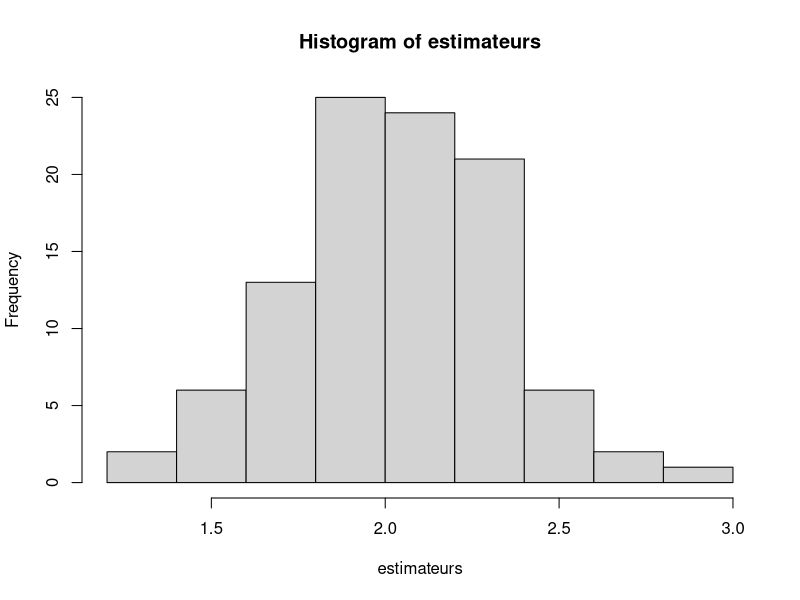

Write the R code that produced this figure. (Note: a time limit stopped this script after it produced the figure.)
## ---- chunk 1
knitr::opts_chunk$set(echo = TRUE)
## ---- chunk 2
n = 10
moyenne = 2
sigma = 1

log_v = function(X, mu, sig){
  return(sum(log(dnorm(X, mu, sig))))
}
#echantillon
normale <- rnorm(n,moyenne,sigma)

#estimateur
estimateur <- optim(c(1,1), function(theta) -log_v(normale, theta[1], theta[2]))

#calcul de Xn et Sn
Xn <- mean(normale)
Sn <- 0
for(x in normale){
  Sn <- Sn + (x - Xn)**2
}
Sn <- sqrt(1/(n-1) * Sn)

#intercalle de Student de degré n-1
intervalle_de_student <- c(Xn - Sn/sqrt(n)*qt(0.975, n-1), 
                           Xn + Sn/sqrt(n)*qt(0.975, n-1))

#intervalle de confiance asymptotique
intervalle_normalite_asymptotique <- c(Xn - Sn/sqrt(n)*qnorm(0.975), 
                                       Xn + Sn/sqrt(n)*qnorm(0.975))

intervalle_de_student
intervalle_normalite_asymptotique

## ---- chunk 3
student_score = 0
asymptotique_score = 0
estimateurs <- c()

for(i in 1:100){
  normale <- rnorm(n,moyenne,sigma)
  estimateur <- optim(c(1,1), function(theta) -log_v(normale, theta[1], theta[2]))
  estimateurs <- c(estimateurs, estimateur$par[1])
  Xn <- mean(normale)
  Sn <- 0
  for(x in normale){
    Sn <- Sn + (x - Xn)**2
  }
  Sn <- sqrt(1/(n-1) * Sn)
  student <- c(Xn - Sn/sqrt(n)*qt(0.975, n-1), Xn + Sn/sqrt(n)*qt(0.975, n-1))
  asymptotique <- c(Xn - Sn/sqrt(n)*qnorm(0.975), Xn + Sn/sqrt(n)*qnorm(0.975))
  if(asymptotique[1] <= moyenne && moyenne <= asymptotique[2]){
    asymptotique_score <- asymptotique_score + 1
  }
  if(student[1] <= moyenne && moyenne <= student[2]){
    student_score <- student_score + 1
  }
}
student_score
asymptotique_score
hist(estimateurs)
## ---- chunk 4
student_score = 0
asymptotique_score = 0

for(n in c(20,50,100)){
  student_score <- 0
  asymptotique_score <- 0
  for(i in 1:100){
    normale <- rnorm(n,moyenne,sigma)
    Xn <- mean(normale)
    Sn <- 0
    for(x in normale){
      Sn <- Sn + (x - Xn)**2
    }
    Sn <- sqrt(1/(n-1) * Sn)
    student <- c(Xn - Sn/sqrt(n)*qt(0.975, n-1), Xn + Sn/sqrt(n)*qt(0.975, n-1))
    asymptotique <- c(Xn - Sn/sqrt(n)*qnorm(0.975), Xn + Sn/sqrt(n)*qnorm(0.975))
    if(asymptotique[1] <= moyenne && moyenne <= asymptotique[2]){
      asymptotique_score <- asymptotique_score + 1
    }
    if(student[1] <= moyenne && moyenne <= student[2]){
      student_score <- student_score + 1
    }
  }
  print(paste("n=", n))
  print(paste("score student : ", student_score))
  print(paste("score normalité asymptotique : ", asymptotique_score))
}
## ---- chunk 5
a = 1.5
b = 3
n = 10
weibull <- rweibull(n,a,b)
logv_Weibull = function(X,theta){return(sum(log(dweibull(X,theta[1], theta[2]))))}
theta_chapeau <- optim(c(1,1), function(theta) -logv_Weibull(weibull,theta))

epsilon <- c()
for (i in 1:2) {
  epsilon <- c(epsilon, runif(1, 10^-6, 10^-5))
}
#Creation des li
li_creation = function(x){
  li <- c()
  for (i in 1:2) {
    if (i == x){
      li <- c(li, 1)
    }
    else{
      li <- c(li, 0)
    }
  }
  return(li)
}

l <- c()
for (i in 1:2) {
  l<-c(l,li_creation(i))
}
l = matrix(l, nrow = 2)
elements <- c()
#Creation de la matrice de covariance
for (i in 1:2) {
  for (j in 1:2){
    x<-(logv_Weibull(weibull,theta_chapeau$par+epsilon[i]*l[i,]+epsilon[j]*l[j,])
     -logv_Weibull(weibull,theta_chapeau$par+epsilon[i]*l[i,])
     -logv_Weibull(weibull,theta_chapeau$par+epsilon[j]*l[j,])
     +logv_Weibull(weibull,theta_chapeau$par))
    y <- epsilon[i]*epsilon[j]
    elements <- c(elements, x/y)
  }
}
H_theta = matrix(elements, nrow = 2)
#Opposé de l'inverse de H_theta
M_weibull = (-1/(H_theta[1, 1]*H_theta[2, 2] - H_theta[1, 2]*H_theta[2, 1]))* 
  matrix(c(H_theta[2, 2],-H_theta[1, 2],-H_theta[2, 1],H_theta[1, 1]), nrow = 2)

#intervalle de confiance asymptotique

normal_asympto_a <- c(theta_chapeau$par[1] - (M_weibull[1,1]/sqrt(n))*qnorm(0.975),
                     theta_chapeau$par[1] + (M_weibull[1,1]/sqrt(n))*qnorm(0.975))
#intervalle de confiance pour a
normal_asympto_a

normal_asympto_b <- c(theta_chapeau$par[2] - (M_weibull[2,2]/sqrt(n))*qnorm(0.975), 
                     theta_chapeau$par[2] + (M_weibull[2,2]/sqrt(n))*qnorm(0.975))
#intervalle de confiance pour b
normal_asympto_b
## ---- chunk 6
a = 1.5
b = 3
n= 10
asymptotique_a_score = 0
asymptotique_b_score = 0
n = 10
for (i in 1:100){
  #calcul de la matrice covariance
  weibull <- rweibull(n,a,b)
  theta_chapeau <- optim(c(1,1), function(theta) -logv_Weibull(weibull,theta))
  epsilon <- c()
  for (i in 1:2) {
    epsilon <- c(epsilon, runif(1, 10^-7, 10^-6))
  }
  elements <- c()
  #Creation de la matrice de covariance
  for (i in 1:2) {
    for (j in 1:2){
      x<-(logv_Weibull(weibull,theta_chapeau$par+epsilon[i]*l[i,]+epsilon[j]*l[j,])
       -logv_Weibull(weibull,theta_chapeau$par+epsilon[i]*l[i,])
       -logv_Weibull(weibull,theta_chapeau$par+epsilon[j]*l[j,])
       +logv_Weibull(weibull,theta_chapeau$par))
      y <- epsilon[i]*epsilon[j]
      elements <- c(elements, x/y)
    }
  }
  H_theta = matrix(elements, nrow = 2)
  M_weibull = (-1/(H_theta[1, 1]*H_theta[2, 2] - H_theta[1, 2]*H_theta[2, 1]))* 
    matrix(c(H_theta[2, 2],-H_theta[1, 2],-H_theta[2, 1],H_theta[1, 1]), nrow = 2)

  asymptotique_a <- c(theta_chapeau$par[1] - (M_weibull[1,1]/sqrt(n))*qnorm(0.975), 
                                       theta_chapeau$par[1] + (M_weibull[1,1]/
                                                          sqrt(n))*qnorm(0.975))
  asymptotique_b <- c(theta_chapeau$par[2] - (M_weibull[2,2]/sqrt(n))*qnorm(0.975), 
                                       theta_chapeau$par[2] + (M_weibull[2,2]/
                                                          sqrt(n))*qnorm(0.975))
                  

  if(!is.nan(asymptotique_a[1]) && !is.nan(asymptotique_a[2])){
    if(asymptotique_a[1] <= a && a <= asymptotique_a[2]){
        asymptotique_a_score <- asymptotique_a_score + 1
    }
  }
  
  if(!is.nan(asymptotique_b[1]) && !is.nan(asymptotique_b[2])){
    if(asymptotique_b[1] <= b && b <= asymptotique_b[2]){
        asymptotique_b_score <- asymptotique_b_score + 1
    }
  }
}
#Nombre de présence de a dans l'intervalle asymptotique
asymptotique_a_score
#Nombre de présence de a dans l'intervalle asymptotique
asymptotique_b_score
## ---- chunk 7
a = 1.5
b = 3
asymptotique_a_score = 0
asymptotique_b_score = 0
for (n in c(20,50,100)){
  for (i in 1:100){
    #calcul de la matrice covariance
    weibull <- rweibull(n,a,b)
    theta_chapeau <- optim(c(1,1), function(theta) -logv_Weibull(weibull,theta))
    epsilon <- c()
    for (i in 1:2) {
      epsilon <- c(epsilon, runif(1, 10^-6, 10^-5))
    }
    elements <- c()
    for (i in 1:2) {
      for (j in 1:2){
        x<-(logv_Weibull(weibull,theta_chapeau$par+epsilon[i]*l[i,]+epsilon[j]*l[j,])
         -logv_Weibull(weibull,theta_chapeau$par+epsilon[i]*l[i,])
         -logv_Weibull(weibull,theta_chapeau$par+epsilon[j]*l[j,])
         +logv_Weibull(weibull,theta_chapeau$par))
        y <- epsilon[i]*epsilon[j]
        elements <- c(elements, x/y)
      }
    }
    H_theta = matrix(elements, nrow = 2)
    M_weibull = (-1/(H_theta[1, 1]*H_theta[2, 2] - H_theta[1, 2]*H_theta[2, 1]))* 
      matrix(c(H_theta[2, 2],-H_theta[1, 2],-H_theta[2, 1],H_theta[1, 1]), nrow = 2)
  
    asymptotique_a <- c(theta_chapeau$par[1] - (M_weibull[1,1]/sqrt(n))*qnorm(0.975), 
                                         theta_chapeau$par[1] + (M_weibull[1,1]/
                                                            sqrt(n))*qnorm(0.975))
    asymptotique_b <- c(theta_chapeau$par[2] - (M_weibull[2,2]/sqrt(n))*qnorm(0.975), 
                                                            theta_chapeau$par[2] + 
                                            (M_weibull[2,2]/sqrt(n))*qnorm(0.975))
  
  
    
  
    if(!is.nan(asymptotique_a[1]) && !is.nan(asymptotique_a[2])){
      if(asymptotique_a[1] <= a && a <= asymptotique_a[2]){
          asymptotique_a_score <- asymptotique_a_score + 1
      }
    }
    
    if(!is.nan(asymptotique_b[1]) && !is.nan(asymptotique_b[2])){
      if(asymptotique_b[1] <= b && b <= asymptotique_b[2]){
          asymptotique_b_score <- asymptotique_b_score + 1
      }
    }
  }
  print(paste("n = ",n))
  print(paste("asymptotique_a_score", asymptotique_a_score))
  print(paste("asymptotique_b_score", asymptotique_b_score))
}

## ---- chunk 8
alpha = 2
beta = 2
phi = alpha/beta
n = 200
gamma <- rgamma(n, alpha, beta)

log_vgamma = function(X, a, b){
  return(sum(log(dgamma(X, a, b))))
}
g = function(X){return(X[1]/X[2])}

epsilon <- c(runif(1, 10^-8, 10^-7), runif(1, 10^-8, 10^-7))

estim <- optim(c(1,1),function(theta) -log_vgamma(gamma, theta[1], theta[2]))

deltag <- matrix(c((g(estim$par + epsilon[1]*l[1,]) - g(estim$par))/epsilon[1],
                  (g(estim$par + epsilon[2]*l[2,]) - g(estim$par))/epsilon[2]), 
                 nrow = 1)

fisher <- matrix(c(trigamma(estim$par[1]), -1/estim$par[2], 
                -1/estim$par[2], estim$par[1]/estim$par[2]**2), nrow = 2)

invers_fisher <- (1/(fisher[1,1]*fisher[2,2] - fisher[1,2]*fisher[2,1])) * 
  matrix(c(fisher[2,2], -fisher[1,2], -fisher[2,1], fisher[1,1]), nrow = 2)


M_gamma=-invers_fisher
estim_phi = g(estim$par)

ecart_type_estimateur <- sqrt(deltag%*%invers_fisher%*%t(deltag))

#intervalle de confiance asymptotique

normal_asympto_phi <- c( estim_phi - (ecart_type_estimateur**2/sqrt(n))*qnorm(0.975),
                       estim_phi + (ecart_type_estimateur**2/sqrt(n))*qnorm(0.975))

estim_phi
ecart_type_estimateur
normal_asympto_phi
## ---- chunk 9
x0 = 10
alpha = 0.1
parm = c(x0,alpha)
cauchy <- rcauchy(n,10,0.1)

log_vcauchy = function(X, a, b){
  return(sum(log(dcauchy(X, a, b))))
}

epsilon <- c(runif(1, 10^-8, 10^-7), runif(1, 10^-8, 10^-7))

estim <- optim(c(1,1),function(theta) -log_vcauchy(gamma, theta[1], theta[2]))

#Pour P(X>100)
g = function(X){return(pcauchy(100,X[1],X[2],lower.tail = FALSE))}
deltag <- matrix(c((g(estim$par + epsilon[1]*l[1,]) - g(estim$par))/epsilon[1],
                  (g(estim$par + epsilon[2]*l[2,]) - g(estim$par))/epsilon[2]), 
                 nrow = 1)

fisher <- matrix(c(1/2*estim$par[1],0,0,1/2*estim$par[1]),nrow=2)

invers_fisher <- (1/(fisher[1,1]*fisher[2,2] - fisher[1,2]*fisher[2,1])) * 
  matrix(c(fisher[2,2], -fisher[1,2], -fisher[2,1], fisher[1,1]), nrow = 2)

M_cauchy = -invers_fisher
estim_phi = g(estim$par)
ecart_type_estimateur <- sqrt(deltag%*%invers_fisher%*%t(deltag))

ecart_type_estimateur
estim_phi

#Pour P(X<=x)=0.99
g = function(X){return(qcauchy(0.99))}
deltag <- matrix(c((g(estim$par + epsilon[1]*l[1,]) - g(estim$par))/epsilon[1],
                  (g(estim$par + epsilon[2]*l[2,]) - g(estim$par))/epsilon[2]), 
                 nrow = 1)

fisher <- matrix(c(1/2*estim$par[1],0,0,1/2*estim$par[1]),nrow=2)

invers_fisher <- (1/(fisher[1,1]*fisher[2,2] - fisher[1,2]*fisher[2,1])) * 
  matrix(c(fisher[2,2], -fisher[1,2], -fisher[2,1], fisher[1,1]), nrow = 2)

M_cauchy = -invers_fisher
estim_phi = g(estim$par)
ecart_type_estimateur <- sqrt(deltag%*%invers_fisher%*%t(deltag))

ecart_type_estimateur
estim_phi
## ---- chunk 10
theta_0=3
N=200 #Taille des échantillons réels et répliqués

#Echantillon de base réutilisé dans les bootstraps
echantillon_x=rnorm(N,theta_0, 1)
print(paste("Echantillon normale de paramètre theta =",
            theta_0, ", de taille N=", N));
## ---- chunk 11
intervalle_confiance_param = function(M, estimation_theta_0){
  EMV_i_param=c()
  #On simule M échantillons à partir de l'estimation du paramètre
  for(i in 1:M)
  {
    #x_i simulé
    simulation_i=rnorm(N, estimation_theta_0, 1)
    #On calcule l'EMV correspondant à la ieme simulation
    EMV_i=max(mean(simulation_i), 0)
    EMV_i_param=c(EMV_i_param, EMV_i)
  }
  #On cherche ensuite les quantiles 2,5% et 97,5% de EMV_i
  res_parametrique=quantile(EMV_i_param, c(0.025, 0.975))
  #Le résultat est l'intervalle de confiance
  c(res_parametrique[["2.5%"]], res_parametrique[["97.5%"]])
}

#Il faut d'abord estimer par l'EMV le paramètre réel theta_0
EMV_0=max(mean(echantillon_x), 0)
M=2000
intervalle_param=intervalle_confiance_param(M, EMV_0)
print(paste("Intervalle de confiance à 95% (paramétrique) : [",
            intervalle_param[1],";",intervalle_param[2],"]"))
## ---- chunk 12
intervalle_confiance_non_param = function(M, enchantillon_x0){
  EMV_i_nonparam=c()
  for(i in 1:M)
  {
    #x_i simulé
    simulation_i=sample(enchantillon_x0, size=N,replace=T)
    #On calcule l'EMV correspondant à la ieme simulation
    EMV_i=max(mean(simulation_i), 0)
    EMV_i_nonparam=c(EMV_i_nonparam, EMV_i)
  }
  #On cherche ensuite les quantiles 2,5% et 97,5% de EMV_i
  res_nonparametrique=quantile(EMV_i_nonparam, c(0.025, 0.975))
  #Le résultat est l'intervalle de confiance
  c(res_nonparametrique[["2.5%"]], res_nonparametrique[["97.5%"]])
}

M=2000
intervalle_non_param=intervalle_confiance_non_param(M, echantillon_x)
print(paste("Intervalle de confiance à 95% (non paramétrique) : [",
            intervalle_non_param[1],";",intervalle_non_param[2],"]"))
## ---- chunk 13
#On calcule l'étendue de 10 intervalles de confiance et leur variance
etendue_parametrique_list=c()
for(i in 1:10)
{
  new_intervalle_param=intervalle_confiance_param(M, EMV_0)
  
  etendue_parametrique=abs(new_intervalle_param[2]-new_intervalle_param[1])
  etendue_parametrique_list=c(etendue_parametrique_list, etendue_parametrique)
}

etendue_nonparametrique_list=c()
for(i in 1:10)
{
  new_intervalle_nonparam=intervalle_confiance_non_param(M, echantillon_x)
  
  etendue_nonparametrique=
    abs(new_intervalle_nonparam[2]-new_intervalle_nonparam[1])
  etendue_nonparametrique_list=
    c(etendue_nonparametrique_list, etendue_nonparametrique)
}

variance_etendue_parametrique=var(etendue_parametrique_list)
variance_etendue_nonparametrique=var(etendue_nonparametrique_list)

print(paste("Variance étendue (param)", variance_etendue_parametrique))
print(paste("Variance étendue (non-param)", variance_etendue_nonparametrique))
## ---- chunk 14
N=200
alpha=2
beta=2
## ---- chunk 15
#On écrit la log vraisemblance de la loi gamma
logv_gamma=function(echantillonX, a, b){
  return(sum(log(dgamma(echantillonX, shape=a, scale=b))))
}
intervalle_confiance_asymptotique_gamma=function(echantillon){
  #On cherche le max de vraisemblance de la loi gamma
  EMV_gamma=optim(c(1, 1),
                  function(theta) -logv_gamma(echantillon,
                                              theta[1], theta[2]))$par
  alpha_estime=EMV_gamma[1]
  beta_estime=EMV_gamma[2]
  #On écrit ensuite les quantités nécessaires de la matrice inverse
  #de l'information de fisher en les paramètres estimés
  coeff_alpha=(beta_estime**2) / (trigamma(alpha_estime)*alpha_estime-1) * 
    alpha_estime/(beta_estime**2)
  coeff_beta=trigamma(alpha_estime)
  
  phi_estime=alpha_estime/beta_estime
  
  #Et on retourne l'intervalle de confiance
  c(phi_estime - coeff_alpha/(coeff_beta*sqrt(N)*qnorm(0.975)), 
    phi_estime + coeff_alpha/(coeff_beta*sqrt(N)*qnorm(0.975)))
}
## ---- chunk 16
intervalle_confiance_param_gamma =
  function(M, estimation_alpha, estimation_beta){
  phi_i_param=c()
  #On simule M échantillons à partir de l'estimation du paramètre
  for(i in 1:M)
  {
    #x_i simulé
    simulation_i=rgamma(N, shape=estimation_alpha, scale=estimation_beta)
    #On calcule l'EMV correspondant à la ieme simulation
    EMV_i=optim(c(1, 1), function(theta) -logv_gamma(simulation_i,
                                                     theta[1], theta[2]))$par
    #On calcule phi estimé
    alpha_i=EMV_i[1]
    beta_i=EMV_i[2]
    phi_i_param=c(phi_i_param, alpha_i/beta_i)
  }
  #On cherche ensuite les quantiles 2,5% et 97,5% de EMV_i
  res_parametrique_phi=quantile(phi_i_param, c(0.025, 0.975))
  #Le résultat est l'intervalle de confiance
  c(res_parametrique_phi[["2.5%"]], res_parametrique_phi[["97.5%"]])
}
## ---- chunk 17
intervalle_confiance_nonparam_gamma = function(M, echantillon_x0){
  phi_i_nonparam=c()
  #On simule M échantillons à partir de l'estimation du paramètre
  for(i in 1:M)
  {
    N=length(echantillon_x0)
    #x_i simulé
    simulation_i=sample(echantillon_x0, size=N,replace=T)
    #On calcule l'EMV correspondant à la ieme simulation
    EMV_i=optim(c(1, 1), function(theta) -logv_gamma(simulation_i,
                                                     theta[1], theta[2]))$par
    #On calcule phi estimé
    alpha_i=EMV_i[1]
    beta_i=EMV_i[2]
    phi_i_nonparam=c(phi_i_nonparam, alpha_i/beta_i)
  }
  #On cherche ensuite les quantiles 2,5% et 97,5% de EMV_i
  res_nonparametrique_phi=quantile(phi_i_nonparam, c(0.025, 0.975))
  #Le résultat est l'intervalle de confiance
  c(res_nonparametrique_phi[["2.5%"]], res_nonparametrique_phi[["97.5%"]])
}
## ---- chunk 18
contains=function(x, intervalle)
{
  return(x>=intervalle[1] && x<= intervalle[2])
}
Essais=30
M=600
print(paste("On évalue la couverture sur", Essais,
            "intervalle(s) de confiance"))
couv_asymp=0
couv_param=0
couv_nonparam=0
phi_reel=alpha/beta
for(j in 1:Essais)
{
  echantillon_j=rgamma(N, shape=alpha, scale=beta)
  #On calcule l'EMV pour préparer l'intervalle par bootstrap paramétrique
  EMV_0=optim(c(1, 1), function(theta) -logv_gamma(echantillon_j,
                                                   theta[1], theta[2]))$par
  #On calcule le phi estimé par l'EMV
  alpha_estime=EMV_0[1]
  beta_estime=EMV_0[2]
  
  I_asymp=intervalle_confiance_asymptotique_gamma(echantillon_j)
  I_param=intervalle_confiance_param_gamma(M, alpha_estime, beta_estime)
  I_nonparam=intervalle_confiance_nonparam_gamma(M, echantillon_j)
  
  couv_asymp=couv_asymp + contains(phi_reel, I_asymp)/Essais
  couv_param=couv_param + contains(phi_reel, I_param)/Essais
  couv_nonparam=couv_nonparam + contains(phi_reel, I_nonparam)/Essais
}
print(paste("Couverture par normalité asymptotique :", couv_asymp))
print(paste("Couverture par bootstrap paramétrique :", couv_param))
print(paste("Couverture par bootstrap non-paramétrique :", couv_nonparam))
## ---- chunk 19
rmelange_normales = function(n, mu, p){
  res_bernouilli=rbinom(1,1,p)
  normale_1=rnorm(n,mu,1)
  normale_2=rnorm(n-res_bernouilli,0,1)
  #Résultat de la simulation du mélange de normale
  c(normale_1, normale_2)
}
dmelange_normales = function(X, mu, p){
  dnormale_1=dnorm(X, mean=mu, sd=1)
  dnormale_2=dnorm(X, mean=0, sd=1)
  return(p*dnormale_1+(1-p)*dnormale_2)
}
N=100
mu=4
p=0.5#entre 0 exclus et 1 exclus
logv_melange_normales = function(X, mu, p){
  return(sum(log(dmelange_normales(X, mu, p))))
}

## ---- chunk 20
intervalle_confiance_param_melangenormal = function(M, n,
                                                    estimation_mu,
                                                    estimation_p){
  mu_param=c()
  p_param=c()
  #On simule M échantillons à partir de l'estimation du paramètre
  for(i in 1:M)
  {
    #x_i simulé
    simulation_i=rmelange_normales(n, estimation_mu, estimation_p)
    #On calcule l'EMV correspondant à la ieme simulation
    EMV_i=optim(c(3, 0.1), function(theta) -logv_melange_normales(simulation_i,
                                                                theta[1],
                                                                theta[2]))$par
    #On calcule phi estimé
    mu_i=EMV_i[1]
    p_i=EMV_i[2]
    
    mu_param=c(mu_param, mu_i)
    p_param=c(p_param, p_i)
  }
  #On cherche ensuite les quantiles 2,5% et 97,5% de EMV_i
  res_parametrique_mu=quantile(mu_param, c(0.025, 0.975))
  res_parametrique_p=quantile(p_param, c(0.025, 0.975))
  #Le résultat est la liste des 2 intervalles de confiance
  c( c(res_parametrique_mu[["2.5%"]], res_parametrique_mu[["97.5%"]]) ,
     c(res_parametrique_p[["2.5%"]], res_parametrique_p[["97.5%"]]) )
}
## ---- chunk 21
intervalle_confiance_nonparam_melangenormal = function(M, echantillonX0){
  mu_nonparam=c()
  p_nonparam=c()
  #On simule M échantillons à partir de l'estimation du paramètre
  for(i in 1:M)
  {
    N=length(echantillonX0)
    #x_i simulé
    simulation_i=sample(echantillonX0, size=N,replace=T)
    #On calcule l'EMV correspondant à la ieme simulation
    EMV_i=optim(c(3, 0.1), function(theta) -logv_melange_normales(simulation_i,
                                                                theta[1],
                                                                theta[2]))$par
    #On calcule phi estimé
    mu_i=EMV_i[1]
    p_i=EMV_i[2]
    
    mu_nonparam=c(mu_nonparam, mu_i)
    p_nonparam=c(p_nonparam, p_i)
  }
  #On cherche ensuite les quantiles 2,5% et 97,5% de EMV_i
  res_nonparametrique_mu=quantile(mu_nonparam, c(0.025, 0.975))
  res_nonparametrique_p=quantile(p_nonparam, c(0.025, 0.975))
  #Le résultat est la liste des 2 intervalles de confiance
  c( c(res_nonparametrique_mu[["2.5%"]], res_nonparametrique_mu[["97.5%"]]) ,
     c(res_nonparametrique_p[["2.5%"]], res_nonparametrique_p[["97.5%"]]) )
}
## ---- chunk 22
echantillon_0=rmelange_normales(N, mu, p)
#On calcule l'EMV correspondant à l'échantillon simulé
EMV_i=optim(c(3, 0.01), function(theta) -logv_melange_normales(echantillon_0,
                                                            theta[1],
                                                            theta[2]))$par
mu_estime=EMV_i[1]
p_estime=EMV_i[2]

M=2000

intervals_param=intervalle_confiance_param_melangenormal(M, N, mu_estime,
                                                         p_estime)
intervals_nonparam=intervalle_confiance_nonparam_melangenormal(M, echantillon_0)
print(paste("mu réel =", mu, ";mu estimé =", mu_estime))
print(paste("p réel =", p, ";p estimé =", p_estime))

print(paste("Intervalle pour mu par bootstrap paramétrique : [",
            intervals_param[1],";",intervals_param[2],"]"))
print(paste("Intervalle pour p par bootstrap paramétrique :",
            intervals_param[3],";",intervals_param[4],"]"))

print(paste(
  "Intervalle à 95% pour mu par bootstrap non-paramétrique : ["
            ,intervals_nonparam[1],";",intervals_nonparam[2],"]"))
print(paste(
  "Intervalle à 95% pour p par bootstrap non-paramétrique : [",
            intervals_nonparam[3],";",intervals_nonparam[4],"]"))
## ---- chunk 23
summer = read.csv("summer_ozone.csv")
winter = read.csv("winter_ozone.csv")

diff_summ=summer$RUR.SE-summer$NEUIL
diff_winter=winter$RUR.SE-winter$NEUIL

logv_diff=function(X, m, s){
  return(sum(log(dnorm(X, m, s))))
}
## ---- chunk 24
theta_1=optim(c(50,50), function(theta) -logv_diff(diff_summ,
                                                   theta[1], theta[2]))$par [1]
theta_2=optim(c(100,100), function(theta) -logv_diff(diff_winter,
                                                    theta[1], theta[2]))$par [1]

#quantile entre 0 et 1
intervalle_confiance_param_quantile = function(M, estimation_theta_0, quantile){
  EMV_i_param=c()
  #On simule M échantillons à partir de l'estimation du paramètre
  for(i in 1:M)
  {
    #x_i simulé
    simulation_i=rnorm(N, estimation_theta_0, 1)
    #On calcule l'EMV correspondant à la ieme simulation
    EMV_i=mean(simulation_i)
    EMV_i_param=c(EMV_i_param, EMV_i)
  }
  #On cherche ensuite les quantiles 2,5% et 97,5% de EMV_i
  res_parametrique=quantile(EMV_i_param, c(quantile, 1-quantile))
  #Le résultat est l'intervalle de confiance
  c(res_parametrique[[paste(quantile*100, "%", sep="")]],
    res_parametrique[[paste((1-quantile)*100,"%", sep="")]])
}
print(paste("Theta 1 estimé :", theta_1, ";Theta 2 estimé :", theta_2))

intervalle_summer_90=intervalle_confiance_param_quantile(M, theta_1, 0.10)
intervalle_summer_95=intervalle_confiance_param_quantile(M, theta_1, 0.05)
print(paste("Intervalle pour Theta 1 à 90% = [",
            intervalle_summer_90[1], ";", intervalle_summer_90[2], "]"))
print(paste("Intervalle pour Theta 1 à 95% = [",
            intervalle_summer_95[1], ";", intervalle_summer_95[2], "]"))

intervalle_winter_90=intervalle_confiance_param_quantile(M, theta_2, 0.10)
intervalle_winter_95=intervalle_confiance_param_quantile(M, theta_2, 0.05)
print(paste("Intervalle pour Theta 2 à 90% = [",
            intervalle_winter_90[1], ";", intervalle_winter_90[2], "]"))
print(paste("Intervalle pour Theta 2 à 95% = [",
            intervalle_winter_95[1], ";", intervalle_winter_95[2], "]"))
## ---- chunk 25

n = length(diff_summ)

#calcul de Xn et Sn
Xn <- mean(diff_summ)
Sn <- 0
for(x in diff_summ){
  Sn <- Sn + (x - Xn)**2
}
Sn <- sqrt(1/(n-1) * Sn)

#intervalle de Student de degré n-1
intervalle_de_student_95 <- c(Xn - Sn/sqrt(n)*qt(0.975, n-1), 
                           Xn + Sn/sqrt(n)*qt(0.975, n-1))
intervalle_de_student_90 <- c(Xn - Sn/sqrt(n)*qt(0.95, n-1), 
                           Xn + Sn/sqrt(n)*qt(0.95, n-1))
print(paste("Intervalle pour Theta 1 à 90% = [",
            intervalle_de_student_90[1], ";", intervalle_de_student_90[2], "]"))
print(paste("Intervalle pour Theta 1 à 95% = [",
            intervalle_de_student_95[1], ";", intervalle_de_student_95[2], "]"))


#intervalle de confiance asymptotique
intervalle_normalite_asymptotique_95 <- c(Xn - Sn/sqrt(n)*qnorm(0.975), 
                                       Xn + Sn/sqrt(n)*qnorm(0.975))
intervalle_normalite_asymptotique_90 <- c(Xn - Sn/sqrt(n)*qnorm(0.95), 
                                       Xn + Sn/sqrt(n)*qnorm(0.95))
print(paste("Intervalle pour Theta 2 à 90% = [",
            intervalle_normalite_asymptotique_90[1], ";", 
            intervalle_normalite_asymptotique_90[2], "]"))
print(paste("Intervalle pour Theta 2 à 95% = [",
            intervalle_normalite_asymptotique_95[1], ";", 
            intervalle_normalite_asymptotique_95[2], "]"))
## ---- chunk 26
n = length(diff_winter)

#calcul de Xn et Sn
Xn <- mean(diff_winter)
Sn <- 0
for(x in diff_winter){
  Sn <- Sn + (x - Xn)**2
}
Sn <- sqrt(1/(n-1) * Sn)

#intervalle de Student de degré n-1
intervalle_de_student_95 <- c(Xn - Sn/sqrt(n)*qt(0.975, n-1), 
                           Xn + Sn/sqrt(n)*qt(0.975, n-1))
intervalle_de_student_90 <- c(Xn - Sn/sqrt(n)*qt(0.95, n-1), 
                           Xn + Sn/sqrt(n)*qt(0.95, n-1))
print(paste("Intervalle pour Theta 1 à 90% = [",
            intervalle_de_student_90[1], ";", intervalle_de_student_90[2], "]"))
print(paste("Intervalle pour Theta 1 à 95% = [",
            intervalle_de_student_95[1], ";", intervalle_de_student_95[2], "]"))


#intervalle de confiance asymptotique
intervalle_normalite_asymptotique_95 <- c(Xn - Sn/sqrt(n)*qnorm(0.975), 
                                       Xn + Sn/sqrt(n)*qnorm(0.975))
intervalle_normalite_asymptotique_90 <- c(Xn - Sn/sqrt(n)*qnorm(0.95), 
                                       Xn + Sn/sqrt(n)*qnorm(0.95))
print(paste("Intervalle pour Theta 2 à 90% = [",
            intervalle_normalite_asymptotique_90[1], ";", 
            intervalle_normalite_asymptotique_90[2], "]"))
print(paste("Intervalle pour Theta 2 à 95% = [",
            intervalle_normalite_asymptotique_95[1], ";", 
            intervalle_normalite_asymptotique_95[2], "]"))
